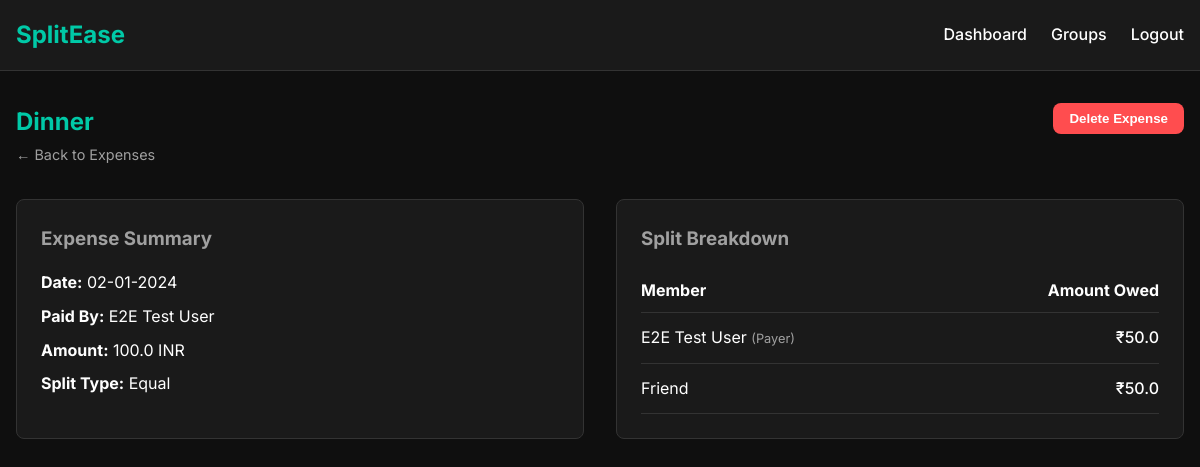
The app's page /expenses/1 (signed in) with its own data.
### models.py (models this page shows, shortened)
class Expense(Base):
    __tablename__ = "expenses"
    id = Column(Integer, primary_key=True, index=True)
    group_id = Column(Integer, ForeignKey("groups.id"), index=True)
    description = Column(String, nullable=False)
    paid_by = Column(Integer, ForeignKey("users.id"), index=True)
    amount = Column(Float, nullable=False)
    currency = Column(String(3), default='INR')
    amount_inr = Column(Float, nullable=False)
    split_type = Column(String(20), nullable=True)
    date = Column(Date, nullable=False, index=True)
    is_settlement = Column(Boolean, default=False)
    is_flagged = Column(Boolean, default=False)
    flag_reason = Column(Text, nullable=True)
    created_at = Column(DateTime, default=func.now())
    group = relationship("Group", back_populates="expenses")
    payer = relationship("User", back_populates="expenses_paid")
    splits = relationship("ExpenseSplit", back_populates="expense", cascade="all, delete-orphan")

class User(Base):
    __tablename__ = "users"
    id = Column(Integer, primary_key=True, index=True)
    name = Column(String, nullable=False)
    email = Column(String, unique=True, index=True, nullable=False)
    password_hash = Column(String, nullable=False)
    created_at = Column(DateTime, default=func.now())
    group_memberships = relationship("GroupMember", back_populates="user", cascade="all, delete-orphan")
    expenses_paid = relationship("Expense", back_populates="payer")
    expense_splits = relationship("ExpenseSplit", back_populates="user")
    settlements_paid = relationship("Settlement", foreign_keys="[Settlement.from_user_id]", back_populates="from_user")
    settlements_received = relationship("Settlement", foreign_keys="[Settlement.to_user_id]", back_populates="to_user")

class ExpenseSplit(Base):
    __tablename__ = "expense_splits"
    id = Column(Integer, primary_key=True, index=True)
    expense_id = Column(Integer, ForeignKey("expenses.id"), index=True)
    user_id = Column(Integer, ForeignKey("users.id"), index=True)
    amount_owed = Column(Float, nullable=False)
    expense = relationship("Expense", back_populates="splits")
    user = relationship("User", back_populates="expense_splits")

### routers/expense_routes.py (the view)
@router.get("/expenses/{expense_id}", response_class=HTMLResponse)
async def expense_detail(
    request: Request,
    expense_id: int,
    db: Session = Depends(get_db),
    current_user: User = Depends(get_current_user)
):
    expense = db.query(Expense).filter(Expense.id == expense_id).first()
    if not expense:
        raise HTTPException(status_code=404, detail="Expense not found")
    return templates.TemplateResponse(request=request, name="expense_detail.html", context=
        {"request": request, "user": current_user, "expense": expense}
    )

### templates/expense_detail.html (shortened to what this page needs)
{% extends "base.html" %}
{% block content %}
<div style="display: flex; justify-content: space-between; align-items: flex-start; margin-bottom: 2rem;">
    <div>
        <h2 style="color: var(--accent-teal);">{{ expense.description }}</h2>
        <a href="/groups/{{ expense.group_id }}/expenses" style="color: var(--text-muted); font-size: 0.9rem;">&larr; Back to Expenses</a>
    </div>
    <form action="/expenses/{{ expense.id }}/delete" method="POST" onsubmit="return confirm('Are you sure you want to delete this expense?');">
        <button type="submit" class="btn btn-danger">Delete Expense</button>
    </form>
</div>
<div style="display: grid; grid-template-columns: 1fr 1fr; gap: 2rem; margin-bottom: 2rem;">
    <div class="card">
        <h3 style="margin-bottom: 1rem; color: var(--text-muted);">Expense Summary</h3>
        <p style="margin-bottom: 0.5rem;"><strong>Date:</strong> {{ expense.date.strftime('%d-%m-%Y') }}</p>
        <p style="margin-bottom: 0.5rem;"><strong>Paid By:</strong> {{ expense.payer.name }}</p>
        <p style="margin-bottom: 0.5rem;">
            <strong>Amount:</strong>
            {{ expense.amount }} {{ expense.currency }}
        </p>
        <p style="margin-bottom: 0.5rem;"><strong>Split Type:</strong> <span style="text-transform: capitalize;">{{ expense.split_type }}</span></p>
    </div>
    <div class="card">
        <h3 style="margin-bottom: 1rem; color: var(--text-muted);">Split Breakdown</h3>
        <table style="width: 100%; border-collapse: collapse; text-align: left;">
            <thead>
                <tr style="border-bottom: 1px solid var(--border-color);">
                    <th style="padding: 0.5rem 0;">Member</th>
                    <th style="padding: 0.5rem 0; text-align: right;">Amount Owed</th>
                </tr>
            </thead>
            <tbody>
                {% for split in expense.splits %}
                <tr style="border-bottom: 1px solid var(--border-color);">
                    <td style="padding: 0.75rem 0;">
                        {{ split.user.name }}
                        {% if split.user_id == expense.paid_by %}
                            <span style="color: var(--text-muted); font-size: 0.8rem;">(Payer)</span>
                        {% endif %}
                    </td>
                    <td style="padding: 0.75rem 0; text-align: right; font-weight: 500;">₹{{ split.amount_owed }}</td>
                </tr>
                {% endfor %}
            </tbody>
        </table>
    </div>
</div>
{% endblock %}

### static/style.css (style rules this page uses)
:root { --bg-dark: #0f0f0f; --bg-card: #1a1a1a; --text-main: #ffffff; --text-muted: #a0a0a0; --accent-teal: #00c9a7; --accent-teal-hover: #00b396; --error-red: #ff4d4f; --success-green: #28a745; --border-color: #333333; --border-radius: 8px; --spacing-md: 16px; --spacing-lg: 24px; }
* { box-sizing: border-box; margin: 0; padding: 0; }
body { font-family: 'Inter', sans-serif; background-color: var(--bg-dark); color: var(--text-main); line-height: 1.6; }
a { color: var(--accent-teal); text-decoration: none; transition: color 0.2s; }
.btn { display: inline-block; padding: 0.5rem 1rem; border-radius: var(--border-radius); font-weight: 600; cursor: pointer; border: none; transition: all 0.2s; }
.btn-danger { background-color: var(--error-red); color: #fff; }
.card { background-color: var(--bg-card); border: 1px solid var(--border-color); border-radius: var(--border-radius); padding: var(--spacing-lg); }

### records on screen
Expense: description "Dinner", date "02-01-2024", amount "100.0", currency "INR", split_type "Equal"
User: payer.name "E2E Test User"
ExpenseSplit: user.name "E2E Test User", shows "(Payer)", amount_owed "50.0"
ExpenseSplit: user.name "Friend", amount_owed "50.0"
